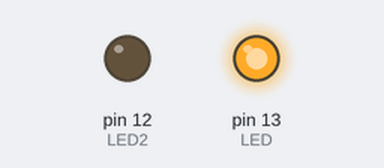
Bench run of a sketch on a simulated Arduino Uno, built with avr-gcc and run on an emulated ATmega328P. Parts: output pins drawn as LEDs (lit = HIGH).

Above: at 0.5 s.
At 1.5 s:
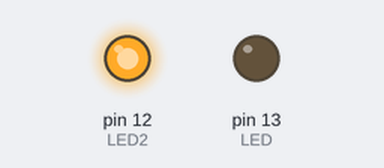
At 3.3 s:
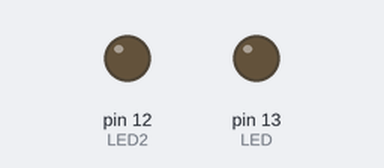
At 6.1 s:
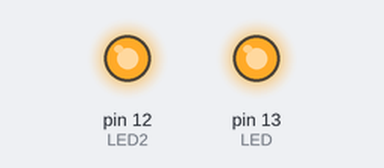
Timing chart, 0 to 7.8 s (numbered marks = the images above):
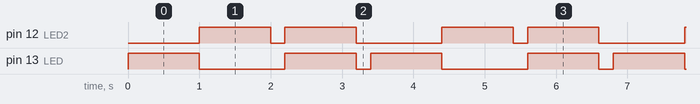

Measured:
- by itself, pin 12 (LED2): repeats every 3.4 s: LOW 0.20 s, HIGH 1.0 s, LOW 1.2 s, HIGH 1.0 s
- by itself, pin 13 (LED): repeats every 3.4 s: LOW 1.2 s, HIGH 1.0 s, LOW 0.20 s, HIGH 1.0 s
- by itself, everything shown: repeats every 3.4 s, in 5 steps

The sketch:

sketch_sep06a.ino
```cpp
#define LED 13
#define LED2 12
int i;
void setup()
{
  pinMode(LED, OUTPUT);
  pinMode(LED2, OUTPUT);
}

void loop()
{
  digitalWrite(LED, HIGH);
  delay(1000); // Wait for 1000 millisecond(s)
  digitalWrite(LED, LOW);
  digitalWrite(LED2, HIGH);
  delay(1000); // Wait for 1000 millisecond(s)
  digitalWrite(LED2, LOW);
  delay(200);
  digitalWrite(LED, HIGH);
  digitalWrite(LED2, HIGH);
  delay(1000);
  digitalWrite(LED, LOW);
  digitalWrite(LED2, LOW);
  delay(200);
}
```
